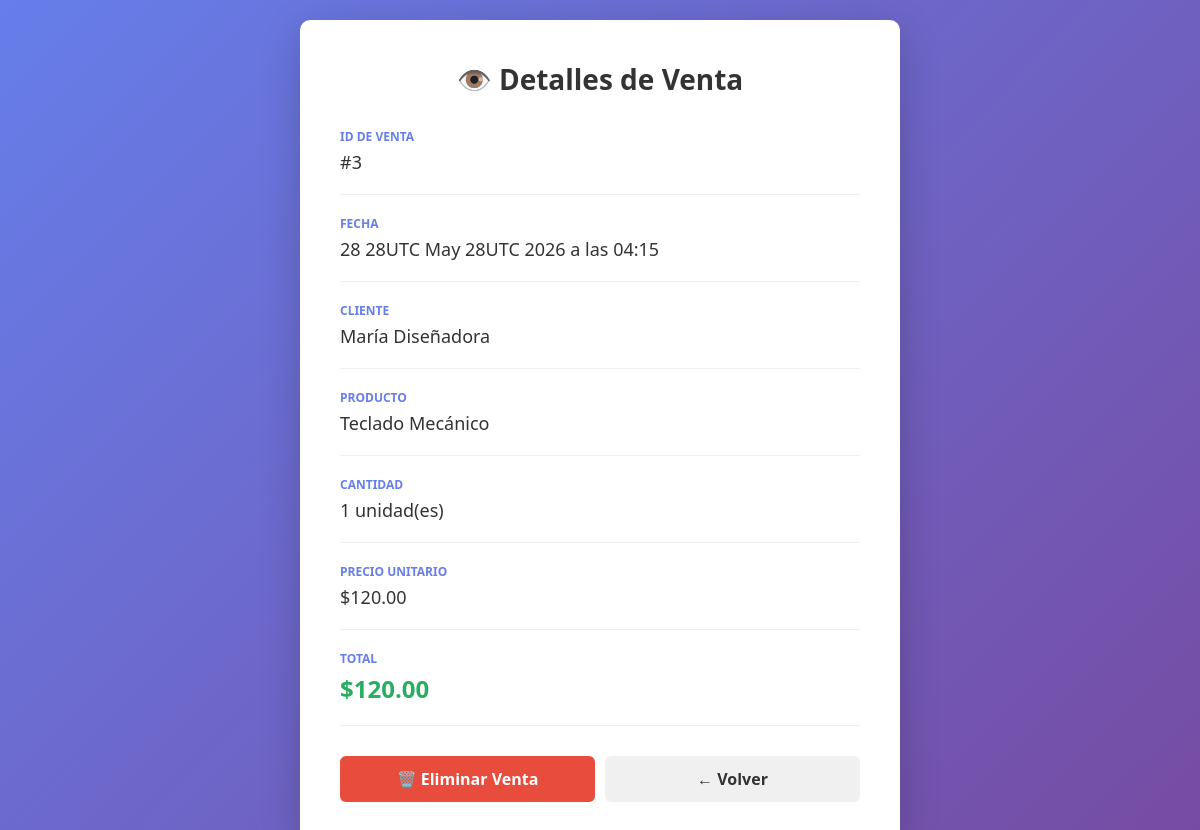
Page /controladores/ver.php?id=3 on the committed database.
### tables this page shows
CREATE TABLE IF NOT EXISTS ventas (
    id INT AUTO_INCREMENT PRIMARY KEY,
    cliente_id INT NOT NULL,
    producto_id INT NOT NULL,
    cantidad INT NOT NULL,
    precio_unitario DECIMAL(10, 2) NOT NULL,
    total DECIMAL(10, 2) NOT NULL,
    fecha_venta TIMESTAMP DEFAULT CURRENT_TIMESTAMP,
    FOREIGN KEY (cliente_id) REFERENCES clientes(id) ON DELETE CASCADE,
    FOREIGN KEY (producto_id) REFERENCES productos(id) ON DELETE CASCADE
);

CREATE TABLE IF NOT EXISTS clientes (
    id INT AUTO_INCREMENT PRIMARY KEY,
    nombre VARCHAR(100) NOT NULL,
    telefono VARCHAR(20),
    email VARCHAR(100),
    fecha_creacion TIMESTAMP DEFAULT CURRENT_TIMESTAMP
);

CREATE TABLE IF NOT EXISTS productos (
    id INT AUTO_INCREMENT PRIMARY KEY,
    nombre VARCHAR(100) NOT NULL,
    precio DECIMAL(10, 2) NOT NULL,
    stock INT DEFAULT 0,
    fecha_creacion TIMESTAMP DEFAULT CURRENT_TIMESTAMP
);

### controladores/ver.php (called while the page is built, shortened)
<?php
require_once '../modelos/conexion.php';
include '../vistas/ver.php';
?>

### modelos/conexion.php (called while the page is built, shortened)
<?php
class Venta {
    private $conexion;
    public function __construct($conn) {
        $this->conexion = $conn;
    }
    public function obtenerVentaPorId($id) {
        $sql = "SELECT v.*, c.nombre as cliente_nombre, p.nombre as producto_nombre
                FROM ventas v
                JOIN clientes c ON v.cliente_id = c.id
                JOIN productos p ON v.producto_id = p.id
                WHERE v.id = ?";
        $stmt = $this->conexion->prepare($sql);
        $stmt->bind_param("i", $id);
        $stmt->execute();
        return $stmt->get_result()->fetch_assoc();
    }
}
?>

### vistas/ver.php (the view, shortened to what this page needs)
<?php
require_once '../modelos/conexion.php';
$venta = new Venta($conexion);
$datos = $venta->obtenerVentaPorId($_GET['id']);
?>
<!DOCTYPE html>
<html lang="es">
<head>
</head>
<body>
    <div class="container">
        <h1>👁️ Detalles de Venta</h1>
        <div class="detail-group">
            <div class="detail-label">ID de Venta</div>
            <div class="detail-value">#<?php echo $datos['id']; ?></div>
        </div>
        <div class="detail-group">
            <div class="detail-label">Fecha</div>
            <div class="detail-value"><?php echo date('d de F de Y \a \l\a\s H:i', strtotime($datos['fecha_venta'])); ?></div>
        </div>
        <div class="detail-group">
            <div class="detail-label">Cliente</div>
            <div class="detail-value"><?php echo htmlspecialchars($datos['cliente_nombre']); ?></div>
        </div>
        <div class="detail-group">
            <div class="detail-label">Producto</div>
            <div class="detail-value"><?php echo htmlspecialchars($datos['producto_nombre']); ?></div>
        </div>
        <div class="detail-group">
            <div class="detail-label">Cantidad</div>
            <div class="detail-value"><?php echo $datos['cantidad']; ?> unidad(es)</div>
        </div>
        <div class="detail-group">
            <div class="detail-label">Precio Unitario</div>
            <div class="detail-value">$<?php echo number_format($datos['precio_unitario'], 2); ?></div>
        </div>
        <div class="detail-group">
            <div class="detail-label">Total</div>
            <div class="detail-value amount">$<?php echo number_format($datos['total'], 2); ?></div>
        </div>
        <div class="button-group">
            <a href="../controladores/eliminar.php?id=<?php echo $datos['id']; ?>" class="btn-delete"
               onclick="return confirm('¿Estás seguro de eliminar esta venta? El stock será recuperado.');">
                🗑️ Eliminar Venta
            </a>
            <a href="../vistas/listado.php" class="btn-back">← Volver</a>
        </div>
    </div>
</body>
</html>

### vistas/ver.php (style rules this page uses)
* { margin: 0; padding: 0; box-sizing: border-box; }
body { background: linear-gradient(135deg, #667eea 0%, #764ba2 100%); min-height: 100vh; display: flex; justify-content: center; align-items: center; font-family: 'Segoe UI', Tahoma, Geneva, Verdana, sans-serif; padding: 20px; }
.container { background: white; border-radius: 10px; box-shadow: 0 10px 40px rgba(0, 0, 0, 0.2); padding: 40px; max-width: 600px; width: 100%; }
h1 { color: #333; margin-bottom: 30px; text-align: center; font-size: 28px; }
.detail-group { margin-bottom: 20px; padding-bottom: 20px; border-bottom: 1px solid #f0f0f0; }
.detail-label { color: #667eea; font-weight: 600; font-size: 12px; text-transform: uppercase; margin-bottom: 5px; }
.detail-value { color: #333; font-size: 18px; font-weight: 500; }
.detail-value.amount { color: #27ae60; font-size: 24px; font-weight: 700; }
.button-group { display: flex; gap: 10px; margin-top: 30px; }
button, a { flex: 1; padding: 12px; border: none; border-radius: 6px; font-size: 16px; font-weight: 600; cursor: pointer; transition: all 0.3s; text-decoration: none; text-align: center; display: block; }
.btn-delete { background: #e74c3c; color: white; }
.btn-back { background: #f0f0f0; color: #333; }

### rows in the picture
ventas: id "3", fecha_venta "28 28UTC May 28UTC 2026 a las 04:15", cliente.nombre "María Diseñadora", producto.nombre "Teclado Mecánico", cantidad "1", precio_unitario "120.00", total "120.00"
